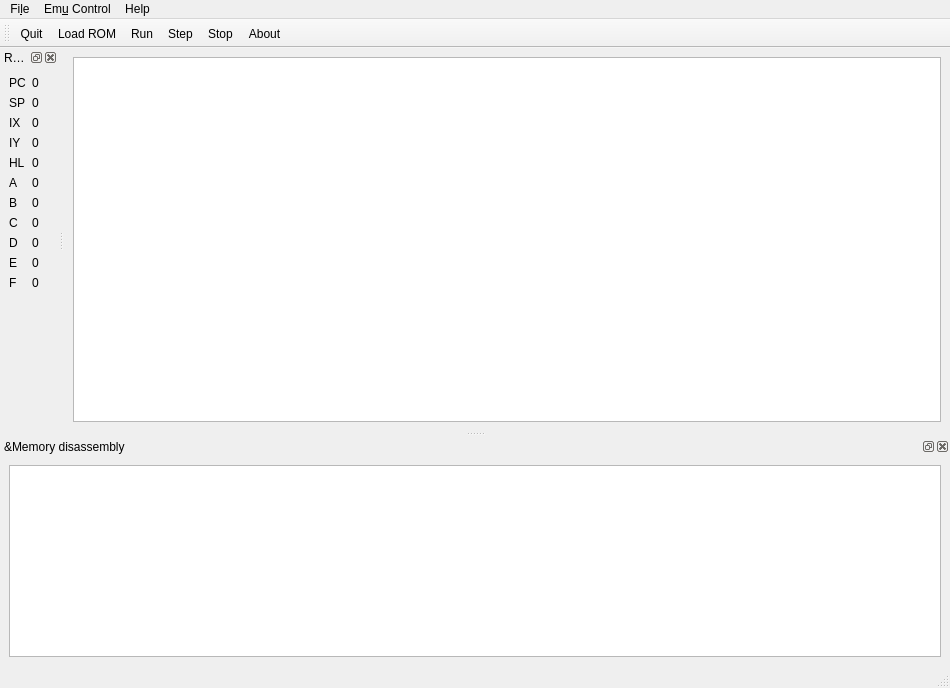
<?xml version="1.0" encoding="UTF-8"?>
<ui version="4.0">
 <author>Ed Brindley</author>
 <class>MainWindow</class>
 <widget class="QMainWindow" name="MainWindow">
  <property name="geometry">
   <rect>
    <x>0</x>
    <y>0</y>
    <width>950</width>
    <height>688</height>
   </rect>
  </property>
  <property name="windowTitle">
   <string>BadgerComputer</string>
  </property>
  <property name="unifiedTitleAndToolBarOnMac">
   <bool>false</bool>
  </property>
  <widget class="QWidget" name="centralwidget">
   <layout class="QVBoxLayout" name="verticalLayout">
    <item>
     <widget class="QPlainTextEdit" name="plainTextEdit"/>
    </item>
   </layout>
  </widget>
  <widget class="QMenuBar" name="menubar">
   <property name="geometry">
    <rect>
     <x>0</x>
     <y>0</y>
     <width>950</width>
     <height>22</height>
    </rect>
   </property>
   <widget class="QMenu" name="menuFile">
    <property name="title">
     <string>Fi&amp;le</string>
    </property>
    <widget class="QMenu" name="menuRecent">
     <property name="title">
      <string>Recent</string>
     </property>
    </widget>
    <addaction name="actionLoad_ROM"/>
    <addaction name="actionQuit"/>
    <addaction name="menuRecent"/>
   </widget>
   <widget class="QMenu" name="menuHelp">
    <property name="title">
     <string>Help</string>
    </property>
    <addaction name="actionAbout"/>
   </widget>
   <widget class="QMenu" name="menuEmu_Control">
    <property name="title">
     <string>Em&amp;u Control</string>
    </property>
    <addaction name="actionRun"/>
    <addaction name="actionStop"/>
    <addaction name="actionReset"/>
    <addaction name="actionStep"/>
   </widget>
   <addaction name="menuFile"/>
   <addaction name="menuEmu_Control"/>
   <addaction name="menuHelp"/>
  </widget>
  <widget class="QStatusBar" name="statusbar"/>
  <widget class="QDockWidget" name="dockWidget">
   <property name="windowTitle">
    <string>Re&amp;gisters</string>
   </property>
   <attribute name="dockWidgetArea">
    <number>1</number>
   </attribute>
   <widget class="QWidget" name="dockWidgetContents">
    <layout class="QFormLayout" name="formLayout">
     <item row="0" column="0">
      <widget class="QLabel" name="pc_label">
       <property name="text">
        <string>PC</string>
       </property>
      </widget>
     </item>
     <item row="0" column="1">
      <widget class="QLabel" name="pc_value">
       <property name="text">
        <string>0</string>
       </property>
      </widget>
     </item>
     <item row="1" column="0">
      <widget class="QLabel" name="sp_label">
       <property name="text">
        <string>SP</string>
       </property>
      </widget>
     </item>
     <item row="2" column="0">
      <widget class="QLabel" name="ix_label">
       <property name="text">
        <string>IX</string>
       </property>
      </widget>
     </item>
     <item row="3" column="0">
      <widget class="QLabel" name="iy_label">
       <property name="text">
        <string>IY</string>
       </property>
      </widget>
     </item>
     <item row="1" column="1">
      <widget class="QLabel" name="sp_value">
       <property name="text">
        <string>0</string>
       </property>
      </widget>
     </item>
     <item row="2" column="1">
      <widget class="QLabel" name="ix_value">
       <property name="text">
        <string>0</string>
       </property>
      </widget>
     </item>
     <item row="3" column="1">
      <widget class="QLabel" name="iy_value">
       <property name="text">
        <string>0</string>
       </property>
      </widget>
     </item>
     <item row="5" column="0">
      <widget class="QLabel" name="a_label">
       <property name="text">
        <string>A</string>
       </property>
      </widget>
     </item>
     <item row="6" column="0">
      <widget class="QLabel" name="b_label">
       <property name="text">
        <string>B</string>
       </property>
      </widget>
     </item>
     <item row="7" column="0">
      <widget class="QLabel" name="c_label">
       <property name="text">
        <string>C</string>
       </property>
      </widget>
     </item>
     <item row="8" column="0">
      <widget class="QLabel" name="d_label">
       <property name="text">
        <string>D</string>
       </property>
      </widget>
     </item>
     <item row="5" column="1">
      <widget class="QLabel" name="a_value">
       <property name="text">
        <string>0</string>
       </property>
      </widget>
     </item>
     <item row="6" column="1">
      <widget class="QLabel" name="b_value">
       <property name="text">
        <string>0</string>
       </property>
      </widget>
     </item>
     <item row="7" column="1">
      <widget class="QLabel" name="c_value">
       <property name="text">
        <string>0</string>
       </property>
      </widget>
     </item>
     <item row="8" column="1">
      <widget class="QLabel" name="d_value">
       <property name="text">
        <string>0</string>
       </property>
      </widget>
     </item>
     <item row="9" column="0">
      <widget class="QLabel" name="e_label">
       <property name="text">
        <string>E</string>
       </property>
      </widget>
     </item>
     <item row="9" column="1">
      <widget class="QLabel" name="e_value">
       <property name="text">
        <string>0</string>
       </property>
      </widget>
     </item>
     <item row="10" column="1">
      <widget class="QLabel" name="f_value">
       <property name="text">
        <string>0</string>
       </property>
      </widget>
     </item>
     <item row="10" column="0">
      <widget class="QLabel" name="f_label">
       <property name="text">
        <string>F</string>
       </property>
      </widget>
     </item>
     <item row="4" column="0">
      <widget class="QLabel" name="hl_label">
       <property name="text">
        <string>HL</string>
       </property>
      </widget>
     </item>
     <item row="4" column="1">
      <widget class="QLabel" name="hl_value">
       <property name="text">
        <string>0</string>
       </property>
      </widget>
     </item>
    </layout>
   </widget>
  </widget>
  <widget class="QDockWidget" name="dockWidget_2">
   <property name="minimumSize">
    <size>
     <width>102</width>
     <height>183</height>
    </size>
   </property>
   <property name="windowTitle">
    <string>&amp;Memory disassembly</string>
   </property>
   <attribute name="dockWidgetArea">
    <number>8</number>
   </attribute>
   <widget class="QWidget" name="dockWidgetContents_2">
    <layout class="QVBoxLayout" name="verticalLayout_2">
     <item>
      <widget class="QTableView" name="disassemblyView"/>
     </item>
    </layout>
   </widget>
  </widget>
  <widget class="QToolBar" name="toolBar">
   <property name="windowTitle">
    <string>toolBar</string>
   </property>
   <attribute name="toolBarArea">
    <enum>TopToolBarArea</enum>
   </attribute>
   <attribute name="toolBarBreak">
    <bool>false</bool>
   </attribute>
   <addaction name="actionQuit"/>
   <addaction name="actionLoad_ROM"/>
   <addaction name="actionRun"/>
   <addaction name="actionStep"/>
   <addaction name="actionStop"/>
   <addaction name="actionAbout"/>
  </widget>
  <action name="actionAbout">
   <property name="text">
    <string>&amp;About</string>
   </property>
  </action>
  <action name="actionQuit">
   <property name="text">
    <string>&amp;Quit</string>
   </property>
  </action>
  <action name="actionLoad_ROM">
   <property name="text">
    <string>&amp;Load ROM</string>
   </property>
  </action>
  <action name="actionRun">
   <property name="text">
    <string>&amp;Run</string>
   </property>
  </action>
  <action name="actionStop">
   <property name="text">
    <string>&amp;Stop</string>
   </property>
  </action>
  <action name="actionReset">
   <property name="text">
    <string>R&amp;eset</string>
   </property>
  </action>
  <action name="actionStep">
   <property name="text">
    <string>Step</string>
   </property>
  </action>
 </widget>
 <resources/>
 <connections>
  <connection>
   <sender>actionAbout</sender>
   <signal>triggered()</signal>
   <receiver>MainWindow</receiver>
   <slot>showAboutBox()</slot>
   <hints>
    <hint type="sourcelabel">
     <x>-1</x>
     <y>-1</y>
    </hint>
    <hint type="destinationlabel">
     <x>474</x>
     <y>343</y>
    </hint>
   </hints>
  </connection>
  <connection>
   <sender>actionLoad_ROM</sender>
   <signal>triggered()</signal>
   <receiver>MainWindow</receiver>
   <slot>loadRom()</slot>
   <hints>
    <hint type="sourcelabel">
     <x>-1</x>
     <y>-1</y>
    </hint>
    <hint type="destinationlabel">
     <x>474</x>
     <y>343</y>
    </hint>
   </hints>
  </connection>
  <connection>
   <sender>actionQuit</sender>
   <signal>triggered()</signal>
   <receiver>MainWindow</receiver>
   <slot>quit()</slot>
   <hints>
    <hint type="sourcelabel">
     <x>-1</x>
     <y>-1</y>
    </hint>
    <hint type="destinationlabel">
     <x>474</x>
     <y>343</y>
    </hint>
   </hints>
  </connection>
  <connection>
   <sender>actionRun</sender>
   <signal>triggered()</signal>
   <receiver>MainWindow</receiver>
   <slot>run()</slot>
   <hints>
    <hint type="sourcelabel">
     <x>-1</x>
     <y>-1</y>
    </hint>
    <hint type="destinationlabel">
     <x>474</x>
     <y>343</y>
    </hint>
   </hints>
  </connection>
  <connection>
   <sender>actionStop</sender>
   <signal>triggered()</signal>
   <receiver>MainWindow</receiver>
   <slot>stop()</slot>
   <hints>
    <hint type="sourcelabel">
     <x>-1</x>
     <y>-1</y>
    </hint>
    <hint type="destinationlabel">
     <x>474</x>
     <y>343</y>
    </hint>
   </hints>
  </connection>
  <connection>
   <sender>actionReset</sender>
   <signal>triggered()</signal>
   <receiver>MainWindow</receiver>
   <slot>reset()</slot>
   <hints>
    <hint type="sourcelabel">
     <x>-1</x>
     <y>-1</y>
    </hint>
    <hint type="destinationlabel">
     <x>474</x>
     <y>343</y>
    </hint>
   </hints>
  </connection>
  <connection>
   <sender>actionStep</sender>
   <signal>triggered()</signal>
   <receiver>MainWindow</receiver>
   <slot>step()</slot>
   <hints>
    <hint type="sourcelabel">
     <x>-1</x>
     <y>-1</y>
    </hint>
    <hint type="destinationlabel">
     <x>474</x>
     <y>343</y>
    </hint>
   </hints>
  </connection>
 </connections>
 <slots>
  <slot>loadRom()</slot>
  <slot>quit()</slot>
  <slot>showAboutBox()</slot>
  <slot>run()</slot>
  <slot>stop()</slot>
  <slot>reset()</slot>
  <slot>step()</slot>
 </slots>
</ui>
